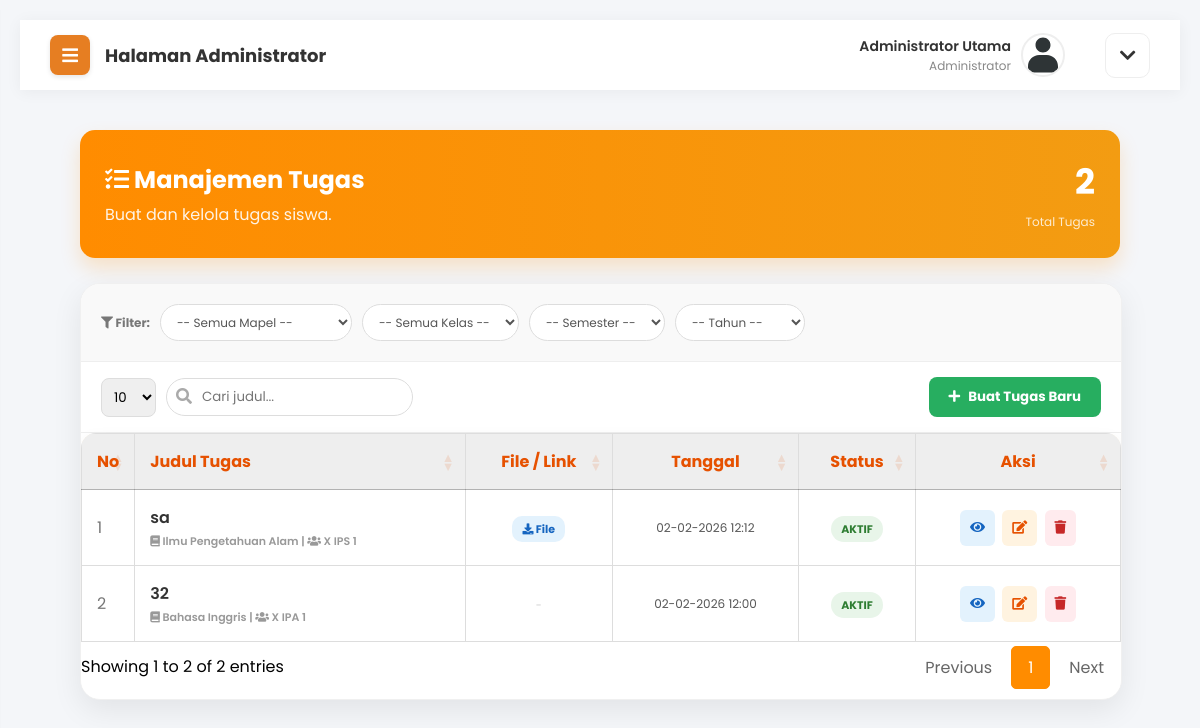
Screenshot of /admin/monitoring_tugas.php (signed in) with the database file from the repository.
### tables this page shows
CREATE TABLE `tugas` (
  `id_tugas` int(11) NOT NULL,
  `mapel_id` int(11) NOT NULL,
  `judul_tugas` varchar(255) NOT NULL,
  `deskripsi` text NOT NULL,
  `tgl_buat` datetime NOT NULL,
  `tgl_kumpul` datetime NOT NULL,
  `tipe` enum('file','link') NOT NULL DEFAULT 'file',
  `file_url` varchar(255) DEFAULT NULL
);

CREATE TABLE `mapel` (
  `id_mapel` int(11) NOT NULL,
  `kode_mapel` varchar(20) DEFAULT NULL,
  `nama_mapel` varchar(100) NOT NULL,
  `guru_id` int(11) DEFAULT NULL,
  `kelas_id` int(11) DEFAULT NULL,
  `hari` varchar(20) DEFAULT NULL,
  `jam_mulai` time DEFAULT NULL,
  `jam_selesai` time DEFAULT NULL
);

CREATE TABLE `kelas` (
  `id_kelas` int(11) NOT NULL,
  `nama_kelas` varchar(20) NOT NULL,
  `wali_kelas_id` int(11) DEFAULT NULL,
  `tahun_ajaran` varchar(20) DEFAULT '-',
  `semester` varchar(20) DEFAULT '-'
);

### admin/monitoring_tugas.php (the view, shortened to what this page needs)
<?php include 'header.php'; ?>
<link rel="stylesheet" href="https://cdn.datatables.net/1.13.4/css/jquery.dataTables.min.css">
<?php
$where = " WHERE 1=1 ";
$jml_tugas = mysqli_num_rows(mysqli_query($koneksi, "SELECT id_tugas FROM tugas"));
$query_utama = "SELECT tugas.*, mapel.nama_mapel, kelas.nama_kelas, kelas.semester, kelas.tahun_ajaran
                FROM tugas
                JOIN mapel ON tugas.mapel_id = mapel.id_mapel
                JOIN kelas ON mapel.kelas_id = kelas.id_kelas
                $where
                ORDER BY tugas.tgl_buat DESC";
$q_tugas = mysqli_query($koneksi, $query_utama);
?>
<div class="content-body" style="margin-top: -20px;">
    <div class="welcome-banner" style="background: linear-gradient(to right, #FF8C00, #F39C12); color: white; padding: 25px; border-radius: 15px; margin-bottom: 25px; box-shadow: 0 10px 20px rgba(255, 140, 0, 0.2);">
        <div style="display: flex; justify-content: space-between; align-items: center;">
            <div>
                <h2 style="margin: 0; font-size: 24px;"><i class="fas fa-tasks"></i> Manajemen Tugas</h2>
                <p style="margin: 5px 0 0 0; opacity: 0.9;">Buat dan kelola tugas siswa.</p>
            </div>
            <div>
                <h1 style="margin: 0; font-size: 35px; text-align: right;"><?php echo $jml_tugas; ?></h1>
                <span style="font-size: 12px; opacity: 0.8;">Total Tugas</span>
            </div>
        </div>
    </div>
    <div class="modern-form-card" style="padding: 0; overflow: hidden; width: 100%; max-width: 100%;">
        <div style="padding: 20px; background: #f9f9f9; border-bottom: 1px solid #eee;">
            <form method="GET" action="" style="display: flex; gap: 10px; flex-wrap: wrap; align-items: center;">
                <span style="font-weight: bold; font-size: 12px; color: #777;"><i class="fas fa-filter"></i> Filter:</span>
                <select name="mapel" class="filter-select" onchange="this.form.submit()">
                    <option value="">-- Semua Mapel --</option>
                </select>
                <select name="kelas" class="filter-select" onchange="this.form.submit()">
                    <option value="">-- Semua Kelas --</option>
                </select>
                <select name="semester" class="filter-select" onchange="this.form.submit()">
                    <option value="">-- Semester --</option>
                </select>
                <select name="tahun" class="filter-select" onchange="this.form.submit()">
                    <option value="">-- Tahun --</option>
                </select>
            </form>
        </div>
        <div style="padding: 15px 20px; background: #fff; border-bottom: 1px solid #eee; display: flex; justify-content: space-between; align-items: center; flex-wrap: wrap; gap: 10px;">
            <div style="display: flex; gap: 10px; align-items: center;">
                <select id="customLength" style="padding: 8px; border: 1px solid #ddd; border-radius: 8px;"><option value="10">10</option><option value="25">25</option><option value="50">50</option></select>
                <div style="position: relative;">
                    <i class="fas fa-search" style="position: absolute; left: 10px; top: 10px; color: #aaa;"></i>
                    <input type="text" id="customSearch" placeholder="Cari judul..." style="padding: 8px 10px 8px 35px; border: 1px solid #ddd; border-radius: 20px; outline: none; width: 200px;">
                </div>
            </div>
            <button onclick="bukaModalTambah()" class="btn-tambah" style="background: #27ae60; color: white; border: none; padding: 10px 20px; border-radius: 8px; font-weight: bold; cursor: pointer; display: flex; align-items: center; gap: 8px;">
                <i class="fas fa-plus"></i> Buat Tugas Baru
            </button>
        </div>
        <div class="table-responsive" style="padding: 0 0 10px 0;">
            <table class="table table-striped" id="tugasTable" style="width: 100%; border-collapse: collapse;">
                <thead style="background: #FFF3E0; color: #E65100;">
                    <tr>
                        <th style="padding: 15px; width: 5%;">No</th>
                        <th style="padding: 15px;">Judul Tugas</th>
                        <th style="padding: 15px; text-align: center;">File / Link</th>
                        <th style="padding: 15px; text-align: center;">Tanggal</th>
                        <th style="padding: 15px; text-align: center;">Status</th>
                        <th style="padding: 15px; text-align: center;">Aksi</th>
                    </tr>
                </thead>
                <tbody>
                    <?php
                    $no = 1;
                    if(mysqli_num_rows($q_tugas) > 0){
                        while($d = mysqli_fetch_array($q_tugas)){
                            $deadline = date('d-m-Y H:i', strtotime($d['tgl_kumpul']));
                            $tipe = isset($d['tipe']) ? $d['tipe'] : 'file';
                            $url  = isset($d['file_url']) ? $d['file_url'] : '';
                            $sekarang = date('Y-m-d H:i:s');
                            if($d['tgl_kumpul'] > $sekarang){
                                $status = "<span style='background:#e8f5e9; color:#2e7d32; padding:5px 10px; border-radius:15px; font-weight:bold; font-size:11px;'>AKTIF</span>";
                            } else {
                                $status = "<span style='background:#ffebee; color:#c62828; padding:5px 10px; border-radius:15px; font-weight:bold; font-size:11px;'>DITUTUP</span>";
                            }
                    ?>
                    <tr style="border-bottom: 1px solid #f0f0f0;">
                        <td style="padding: 15px; color: #777;"><?php echo $no++; ?></td>
                        <td style="padding: 15px; font-weight: 600; color: #333;">
                            <?php echo $d['judul_tugas']; ?>
                            <div style="font-size: 11px; color: #999; margin-top: 3px;">
                                <i class="fas fa-book"></i> <?php echo $d['nama_mapel']; ?> | <i class="fas fa-users"></i> <?php echo $d['nama_kelas']; ?>
                            </div>
                        </td>
                        <td style="padding: 15px; text-align: center;">
                            <?php if(!empty($url)) { ?>
                                <?php if($tipe == 'file') { ?>
                                    <a href="../uploads/tugas_guru/<?php echo $url; ?>" target="_blank" style="text-decoration: none; background: #e3f2fd; color: #1565c0; padding: 5px 10px; border-radius: 10px; font-size: 11px; font-weight: bold;">
                                        <i class="fas fa-download"></i> File
                                    </a>
                                <?php } else { ?>
                                    <a href="<?php echo $url; ?>" target="_blank" style="text-decoration: none; background: #fff3e0; color: #e65100; padding: 5px 10px; border-radius: 10px; font-size: 11px; font-weight: bold;">
                                        <i class="fas fa-link"></i> Link
                                    </a>
                                <?php } ?>
                            <?php } else { echo "<span style='color:#ccc; font-size:11px;'>-</span>"; } ?>
                        </td>
                        <td style="padding: 15px; text-align: center; color: #555; font-size: 12px;">
                            <?php echo $deadline; ?>
                        </td>
                        <td style="padding: 15px; text-align: center;">
                            <?php echo $status; ?>
                        </td>
                        <td style="padding: 15px; text-align: center;">
                            <button onclick="bukaModalLihat('<?php echo addslashes($d['judul_tugas']); ?>','<?php echo addslashes($d['nama_mapel']); ?>','<?php echo addslashes($d['nama_kelas']); ?>','<?php echo $deadline; ?>','<?php echo addslashes($d['deskripsi']); ?>')" class="btn-action" style="background: #e3f2fd; color: #1565c0; border: none; padding: 8px 10px; border-radius: 6px; cursor: pointer; margin-right: 3px;"><i class="fas fa-eye"></i></button>
                            <button onclick="bukaModalEdit('<?php echo $d['id_tugas']; ?>','<?php echo addslashes($d['judul_tugas']); ?>','<?php echo $d['mapel_id']; ?>','<?php echo date('Y-m-d\TH:i', strtotime($d['tgl_kumpul'])); ?>','<?php echo $tipe; ?>','<?php echo $url; ?>','<?php echo addslashes($d['deskripsi']); ?>')" class="btn-action edit" style="background: #FFF3E0; color: #E65100; border: none; padding: 8px 10px; border-radius: 6px; cursor: pointer; margin-right: 3px;"><i class="fas fa-edit"></i></button>
                            <button onclick="konfirmasiHapus('<?php echo $d['id_tugas']; ?>')" class="btn-action delete" style="background: #ffebee; color: #c62828; border: none; padding: 8px 10px; border-radius: 6px; cursor: pointer;"><i class="fas fa-trash"></i></button>
                        </td>
                    </tr>
                    <?php
                        }
                    } else {
                        echo "<tr><td colspan='6' style='text-align:center; padding:30px; color:#999;'>Belum ada tugas sesuai filter.</td></tr>";
                    }
                    ?>
                </tbody>
            </table>
        </div>
    </div>
</div>
<?php include 'footer.php'; ?>

### assets/css/style.css (style rules this page uses)
body { background-color: #f4f6f9; font-family: 'Poppins', 'Segoe UI', sans-serif; margin: 0; height: 100vh; display: flex; justify-content: center; align-items: center; overflow: hidden; }
table { width: 100%; border-collapse: collapse; margin-top: 10px; }
table, th, td { border: 1px solid #ddd; }
th, td { padding: 12px; text-align: left; }
th { background-color: #eee; }
body, html { margin: 0; padding: 0; width: 100%; height: 100%; font-family: 'Poppins', sans-serif; overflow-x: hidden; }
body { background-color: #f4f6f9; font-family: 'Segoe UI', 'Poppins', sans-serif; margin: 0; overflow-x: hidden; }
.content-body { padding: 30px; flex: 1; }
.modern-form-card { background-color: #ffffff; width: 100%; max-width: 800px; padding: 40px; border-radius: 20px; box-shadow: 0 10px 30px rgba(0,0,0,0.08); border: 1px solid #f0f0f0; }
.table-responsive { overflow-x: auto; background: #fff; border-radius: 15px; box-shadow: 0 5px 15px rgba(0,0,0,0.05); }
@media screen and (max-width: 1440px) { .table-responsive { display: block; width: 100%; overflow-x: auto; } }
body.dashboard-body { height: auto !important; display: block !important; overflow-x: hidden !important; overflow-y: auto !important; }

### admin/header.php (style rules this page uses)
body, h1, h2, h3, h4, h5, h6, p, a, span, div, table, th, td, input, select, textarea, button { font-family: 'Poppins', sans-serif; }
body { -webkit-font-smoothing: antialiased; -moz-osx-font-smoothing: grayscale; verflow-x: hidden; }

### admin/sidebar.php (style rules this page uses)
body, h1, h2, h3, h4, h5, h6, p, a, span, div, table, th, td, input, select, textarea, button { font-family: 'Poppins', sans-serif; }
body { -webkit-font-smoothing: antialiased; -moz-osx-font-smoothing: grayscale; }

### admin/monitoring_tugas.php (style rules this page uses)
body, h1, h2, h3, h4, h5, h6, p, a, span, div, table, th, td, input, select, textarea, button { font-family: 'Poppins', sans-serif; }
body { -webkit-font-smoothing: antialiased; -moz-osx-font-smoothing: grayscale; }
table.dataTable.no-footer { border-bottom: 1px solid #eee !important; }
.filter-select { padding: 8px 12px; border: 1px solid #ddd; border-radius: 20px; outline: none; font-size: 12px; cursor: pointer; background: white; color: #555; min-width: 130px; transition: 0.3s; }

### rows the page displays
tugas: judul_tugas "sa", mapel.nama_mapel "Ilmu Pengetahuan Alam", kelas.nama_kelas "X IPS 1", tgl_kumpul "02-02-2026 12:12", shows "AKTIF"
tugas: judul_tugas "32", mapel.nama_mapel "Bahasa Inggris", kelas.nama_kelas "X IPA 1", tgl_kumpul "02-02-2026 12:00", shows "AKTIF"

### other values shown
$_SESSION['nama_lengkap'] "Administrator Utama"
$jml_tugas "2"
